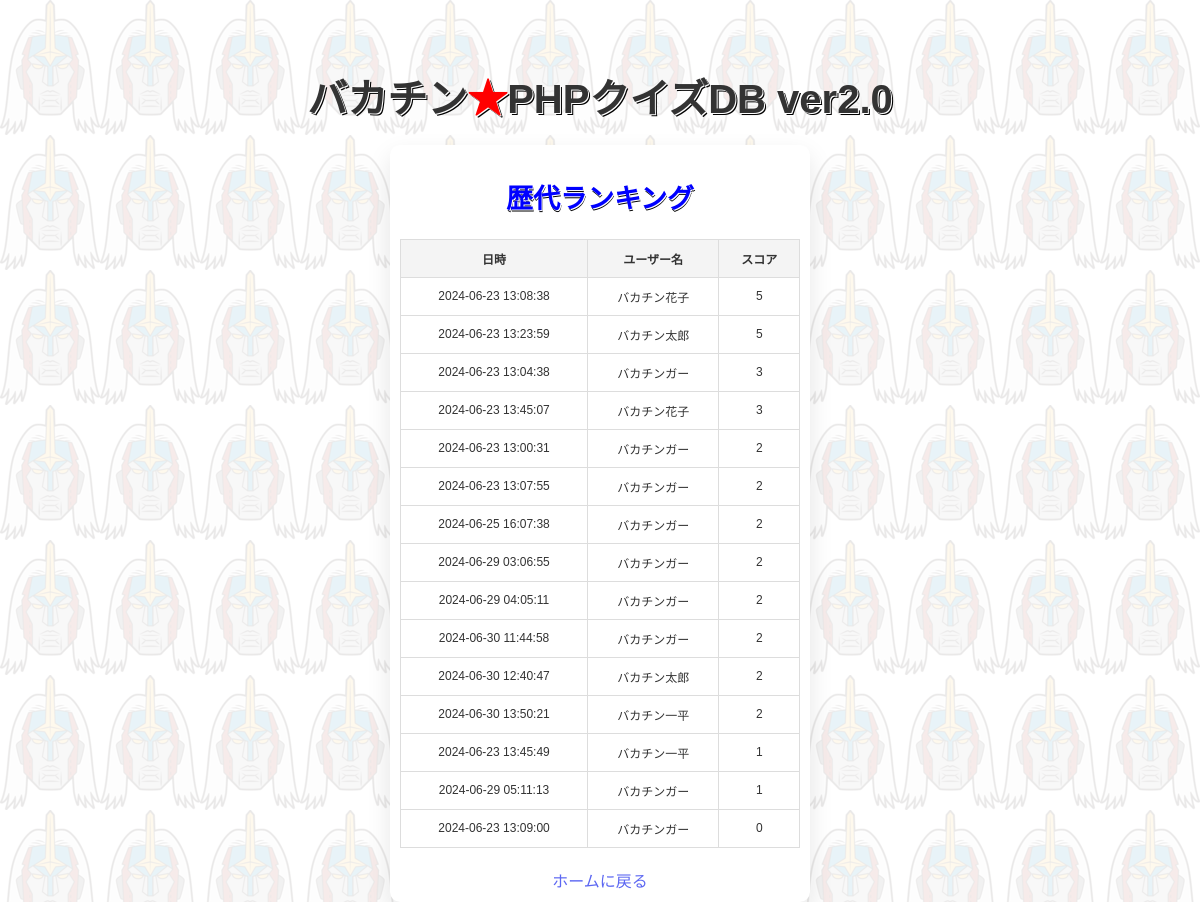
/ranking.php, run on the app's committed database.
### tables this page shows
CREATE TABLE `scores` (
  `id` int(11) NOT NULL,
  `created_at` timestamp NOT NULL DEFAULT current_timestamp(),
  `username` varchar(255) NOT NULL,
  `score` int(11) NOT NULL
);

### ranking.php (the view, shortened to what this page needs)
<?php
require 'db.php';
$stmt = $pdo->query('SELECT * FROM scores ORDER BY score DESC');
$scores = $stmt->fetchAll();
?>
<!DOCTYPE html>
<html lang="ja">
<head>
    <link rel="stylesheet" href="style.css">
</head>
<body>
    <h1>バカチン<span>★</span>PHPクイズDB ver2.0</h1>
    <div class="ranking-container">
        <h2>歴代ランキング</h2>
        <table>
            <thead>
                <tr>
                    <th>日時</th>
                    <th>ユーザー名</th>
                    <th>スコア</th>
                </tr>
            </thead>
            <tbody>
                <?php foreach ($scores as $score) : ?>
                    <tr>
                        <td><?php echo htmlspecialchars($score['created_at'], ENT_QUOTES, 'UTF-8'); ?></td>
                        <td><?php echo htmlspecialchars($score['username'], ENT_QUOTES, 'UTF-8'); ?></td>
                        <td><?php echo htmlspecialchars($score['score'], ENT_QUOTES, 'UTF-8'); ?></td>
                    </tr>
                <?php endforeach; ?>
            </tbody>
        </table>
        <a href="index.php" class="ranking-link">ホームに戻る</a>
    </div>
</body>
</html>

### style.css (style rules this page uses)
body { font-family: 'Arial', sans-serif; color: #333; margin: 0; padding: 40px; display: flex; flex-direction: column; align-items: center; height: 100vh; box-sizing: border-box; background-image: url(./img/bakachin_face.png); background-color: rgba(255, 255, 255, 0.9); background-blend-mode: lighten; font-size: 20px; }
h1 { font-family: "Nico Moji", 'M PLUS Rounded 1c', sans-serif, 'Monomaniac One', sans-serif; text-shadow: 1px 1px 0 white, 2px 2px 0 #000; margin-bottom: 0px; }
h1 span { color: red; text-shadow: 1px 1px 0 #fff, 2px 2px 0 #000; }
h2 { color: blue; font-weight: bold; text-align: center; font-size: 27px; text-shadow: 1px 1px 0 white, 1px 1.5px 0 #000; }
.form-container, .quiz-container, .ranking-container { background: white; padding: 10px; border-radius: 10px; box-shadow: 0 10px 25px rgba(0, 0, 0, 0.1); width: 90%; max-width: 400px; margin: 20px; }
.ranking-link { display: block; text-align: center; margin-top: 20px; font-size: 16px; color: #5C67F2; text-decoration: none; }
table { width: 100%; border-collapse: collapse; margin-top: 20px; }
table th, table td { padding: 10px; border: 1px solid #ddd; text-align: center; font-size: 12px; }
table th { background-color: #f4f4f4; }

### data on the page
scores: created_at "2024-06-23 13:08:38", username "バカチン花子", score "5"
scores: created_at "2024-06-23 13:23:59", username "バカチン太郎", score "5"
scores: created_at "2024-06-23 13:04:38", username "バカチンガー", score "3"
scores: created_at "2024-06-23 13:45:07", username "バカチン花子", score "3"
scores: created_at "2024-06-23 13:00:31", username "バカチンガー", score "2"
scores: created_at "2024-06-23 13:07:55", username "バカチンガー", score "2"
scores: created_at "2024-06-25 16:07:38", username "バカチンガー", score "2"
scores: created_at "2024-06-29 03:06:55", username "バカチンガー", score "2"
scores: created_at "2024-06-29 04:05:11", username "バカチンガー", score "2"
scores: created_at "2024-06-30 11:44:58", username "バカチンガー", score "2"
scores: created_at "2024-06-30 12:40:47", username "バカチン太郎", score "2"
scores: created_at "2024-06-30 13:50:21", username "バカチン一平", score "2"
scores: created_at "2024-06-23 13:45:49", username "バカチン一平", score "1"
scores: created_at "2024-06-29 05:11:13", username "バカチンガー", score "1"
scores: created_at "2024-06-23 13:09:00", username "バカチンガー", score "0"
